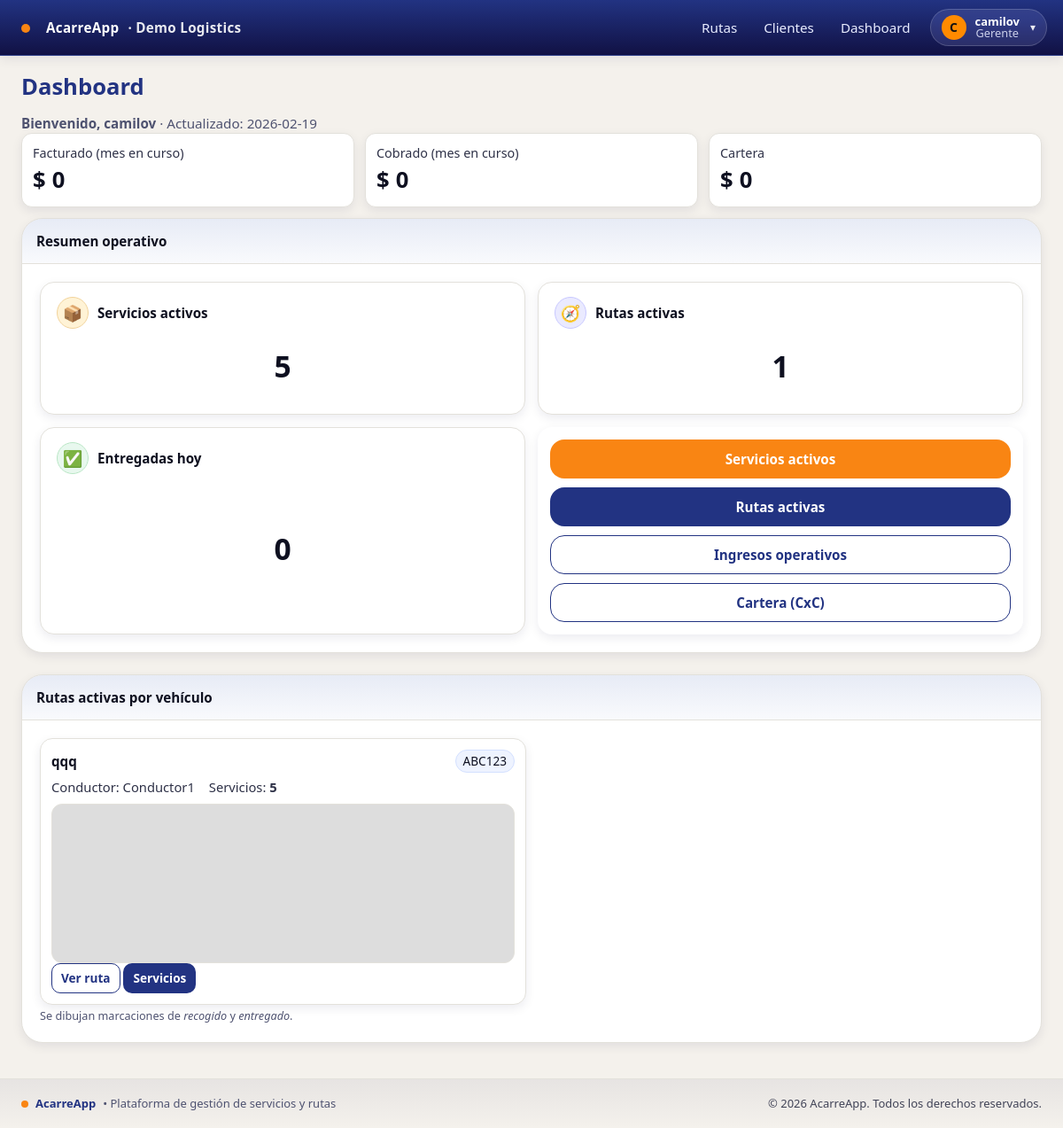
Before: /dashboard/ (signed in) with the older database file.
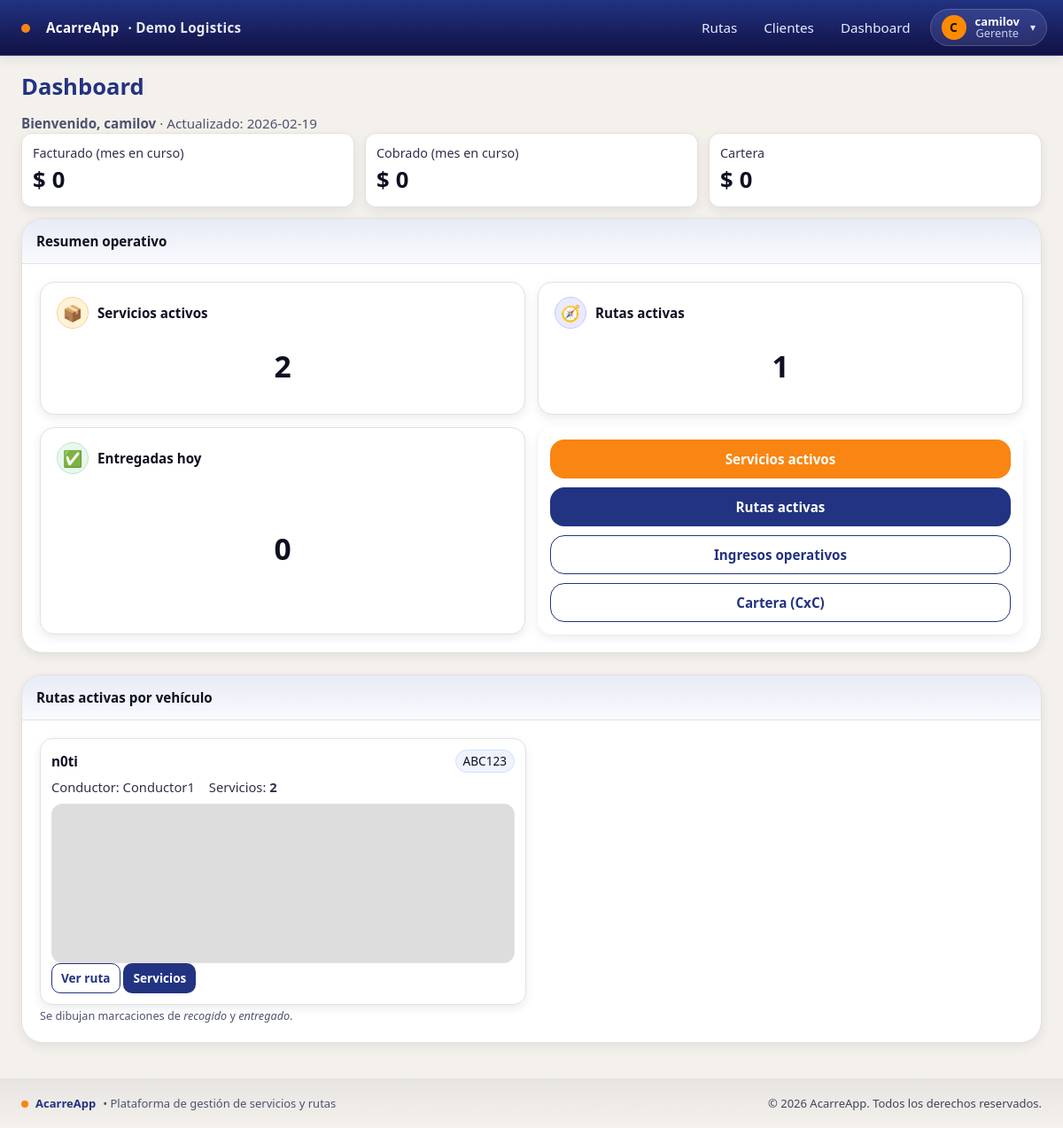
After: the same page with the newer database file.
### rutas/models.py (models this page shows, shortened)
class Ruta(models.Model):
    empresa = models.ForeignKey(Empresa, on_delete=models.CASCADE)
    fecha_salida = models.DateField()
    vehiculo = models.ForeignKey(Vehiculo, on_delete=models.PROTECT)
    conductor = models.ForeignKey(User, on_delete=models.PROTECT)
    base_efectivo = models.DecimalField(max_digits=10, decimal_places=2, default=200000)
    estado = models.CharField(max_length=20, choices=[('ACTIVA', 'Activa'), ('CERRADA', 'Cerrada')], default='ACTIVA')
    nombre = models.CharField(max_length=150, blank=True, help_text="Ej: Jardin - Medellin - Jardin")
    created_at = models.DateTimeField(auto_now_add=True)

### empresa/models.py (models this page shows, shortened)
class Vehiculo(models.Model):
    empresa = models.ForeignKey(Empresa, on_delete=models.PROTECT)
    placa = models.CharField(max_length=15)
    marca = models.CharField(max_length=60, blank=True)
    modelo = models.CharField(max_length=60, blank=True)
    activo = models.BooleanField(default=True)
    class Meta:
        unique_together = [('empresa','placa')]
        ordering = ['placa']

### dashboard/views.py (the view)
# urls.py: path("", views.DashboardHomeView.as_view(), name="home"),
class DashboardHomeView(GerenteRequiredMixin, TemplateView):
    template_name = "dashboard/index.html"
    def get_context_data(self, **kwargs):
        ctx = super().get_context_data(**kwargs)
        hoy = localdate()
        primer_dia_mes = date(hoy.year, hoy.month, 1)
        serv_empresa = _empresa_serv_qs()
        serie_mes = serv_empresa.filter(ruta__fecha_salida__range=(primer_dia_mes, hoy))
        fact = serie_mes.aggregate(t=Coalesce(Sum("valor"), 0))["t"] or 0
        cob  = serie_mes.aggregate(t=Coalesce(Sum("anticipo"), 0))["t"] or 0
        servicios_activos = _servicios_no_entregados(serv_empresa).filter(
            ruta__in=_rutas_activas_qs()
        ).count()
        rutas_activas = _rutas_activas_count()
        serv_hoy_base = _filter_day(serv_empresa, "ruta__fecha_salida", Ruta, "fecha_salida", hoy)
        pendientes_hoy = _servicios_no_entregados(serv_hoy_base).count()
        entregadas_hoy = _servicios_entregados_hoy(serv_empresa, hoy).count()
        u = self.request.user
        nombre_usuario = (f"{getattr(u,'first_name','')} {getattr(u,'last_name','')}".strip()
                          or getattr(u, "username", ""))
        ctx.update({
            "hoy": hoy,
            "kpi_facturado": int(fact),
            "kpi_cobrado": int(cob),
            "kpi_cartera": int(fact) - int(cob),
            "servicios_activos": servicios_activos,
            "rutas_activas": rutas_activas,
            "pendientes_hoy": pendientes_hoy,
            "entregadas_hoy": entregadas_hoy,
            "nombre_usuario": nombre_usuario,
            "rutas_cards": _rutas_activas_cards(limit=6),
        })
        return ctx

### acarreapp/context_processors.py (called while the page is built)
def vapid_public_key(request):
    return {"VAPID_PUBLIC_KEY": settings.VAPID_PUBLIC_KEY}

### acarreapp/tenancy.py (called while the page is built)
def set_current_empresa(empresa):
    _state.empresa = empresa

def get_current_empresa():
    return getattr(_state, 'empresa', None)

def empresa_context(request):
    return {'empresa_actual': get_current_empresa()}

### dashboard/views.py (called while the page is built)
def _empresa_serv_qs():
    emp = get_current_empresa()
    qs = Servicio.objects.select_related("ruta", "cliente", "ruta__conductor")
    return qs.filter(ruta__empresa=emp) if emp else qs.none()

def _rutas_qs_base():
    qs = Ruta.objects.select_related("vehiculo", "conductor")
    emp = get_current_empresa()
    if emp:
        qs = qs.filter(empresa=emp)
    return qs

def _rutas_activas_qs():
    qs = _rutas_qs_base()
    if hasattr(Ruta, "estado"):
        qs = qs.filter(estado="ACTIVA")
    elif hasattr(Ruta, "cerrada"):
        qs = qs.filter(cerrada=False)
    return qs

def _rutas_activas_count():
    return _rutas_activas_qs().count()

def _servicios_no_entregados(qs):
    if hasattr(Servicio, "entregado"):
        return qs.filter(entregado=False)
    return qs.filter(entregado_en__isnull=True)

### templates/dashboard/index.html (shortened to what this page needs)
{% extends "base.html" %}
{% load humanize l10n %}
{% block content %}
<header class="mb-2">
  <h1 class="m-0">Dashboard</h1>
  <div class="text-muted" style="margin-top:2px;">
    <strong>Bienvenido, {{ nombre_usuario }}</strong> · Actualizado: {{ hoy|date:"Y-m-d" }}
  </div>
</header>
<div class="kpi-deck">
  <div class="kpi-card">
    <div class="kpi-label">Facturado (mes en curso)</div>
    <div class="kpi-value">$ {{ kpi_facturado|intcomma }}</div>
  </div>
  <div class="kpi-card">
    <div class="kpi-label">Cobrado (mes en curso)</div>
    <div class="kpi-value">$ {{ kpi_cobrado|intcomma }}</div>
  </div>
  <div class="kpi-card">
    <div class="kpi-label">Cartera</div>
    <div class="kpi-value">$ {{ kpi_cartera|intcomma }}</div>
  </div>
</div>
<div style="height:12px;"></div>
<section class="card">
  <div class="card-header">Resumen operativo</div>
  <div class="card-body">
    <div class="ops-grid">
      <a class="stat" href="{% url 'rutas:list' %}?activas=1" aria-label="Servicios activos">
        <div class="stat-head">
          <span class="stat-icon bg-amber">📦</span>
          <span class="stat-title">Servicios activos</span>
        </div>
        <div class="stat-number">{{ servicios_activos }}</div>
      </a>
      <a class="stat" href="{% url 'rutas:list' %}?activas=1" aria-label="Rutas activas">
        <div class="stat-head">
          <span class="stat-icon bg-indigo">🧭</span>
          <span class="stat-title">Rutas activas</span>
        </div>
        <div class="stat-number">{{ rutas_activas }}</div>
      </a>
      <div class="stat" aria-label="Entregadas hoy">
        <div class="stat-head">
          <span class="stat-icon bg-green">✅</span>
          <span class="stat-title">Entregadas hoy</span>
        </div>
        <div class="stat-number">{{ entregadas_hoy }}</div>
      </div>
      <div class="stat-actions">
        <a class="btn btn-accent btn-block"  href="{% url 'rutas:list' %}?activas=1">Servicios activos</a>
        <a class="btn btn-primary btn-block" href="{% url 'rutas:list' %}?activas=1">Rutas activas</a>
        <a class="btn btn-outline btn-block" href="{% url 'dashboard:operacion' %}">Ingresos operativos</a>
        <a class="btn btn-outline btn-block" href="{% url 'dashboard:cartera' %}">Cartera (CxC)</a>
      </div>
    </div>
  </div>
</section>
<div style="height:24px;"></div>
{% if rutas_cards %}
<section class="card">
  <div class="card-header">Rutas activas por vehículo</div>
  <div class="card-body">
    <div class="routes-grid">
      {% for r in rutas_cards %}
      <div class="route-mini">
        <div class="route-top">
          <div class="route-title">{{ r.nombre }}</div>
          <div class="route-chip">{{ r.placa }}</div>
        </div>
        <div class="route-meta">
          <span>Conductor: {{ r.conductor|default:"—" }}</span>
          <span>Servicios: <strong>{{ r.servicios_total }}</strong></span>
        </div>
        <div id="map-route-{{ r.id }}" class="mini-map" aria-label="Mapa de {{ r.nombre }}"></div>
        <div class="route-actions">
          <a class="btn btn-sm btn-outline" href="{% url 'dashboard:ruta_recorrido' r.id %}">Ver ruta</a>
          <a class="btn btn-sm btn-outline-primary" href="{% url 'servicios:por_ruta' r.id %}">Servicios</a>
        </div>
      </div>
      {% endfor %}
    </div>
    <small class="text-muted">Se dibujan marcaciones de <em>recogido</em> y <em>entregado</em>.</small>
  </div>
</section>
{% endif %}
{% endblock %}
{% block extra_css %}
<link rel="stylesheet" href="https://unpkg.com/leaflet@1.9.4/dist/leaflet.css">
{% endblock %}

Changed rows visible on the page:
no longer on this page (row edited): Ruta: nombre "qqq"
added Ruta: nombre "n0ti"
Other visible differences:
{{ servicios_activos }}: "5" → "2"
new list line: "ABC123"
new list line: "Conductor: Servicios: 2 Ver ruta Servicios"
new list line: "Conductor1"
list line gone: "ABC123"
list line gone: "Conductor: Servicios: 5 Ver ruta Servicios"
list line gone: "Conductor1"
